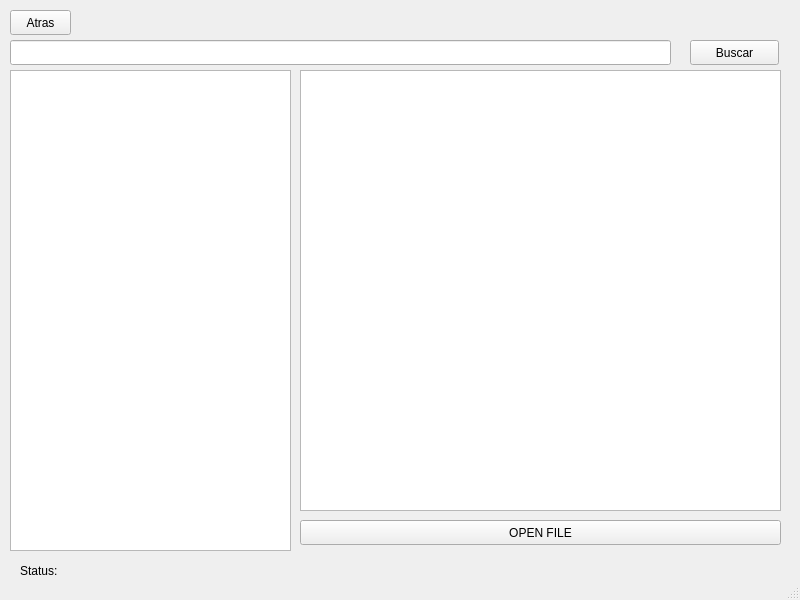
<?xml version="1.0" encoding="UTF-8"?>
<ui version="4.0">
 <class>ceSEARCH</class>
 <widget class="QMainWindow" name="ceSEARCH">
  <property name="geometry">
   <rect>
    <x>0</x>
    <y>0</y>
    <width>800</width>
    <height>600</height>
   </rect>
  </property>
  <property name="windowTitle">
   <string>ceSEARCH</string>
  </property>
  <widget class="QWidget" name="centralwidget">
   <widget class="QLineEdit" name="searchBar">
    <property name="geometry">
     <rect>
      <x>10</x>
      <y>40</y>
      <width>661</width>
      <height>25</height>
     </rect>
    </property>
   </widget>
   <widget class="QPushButton" name="backBtn">
    <property name="geometry">
     <rect>
      <x>10</x>
      <y>10</y>
      <width>61</width>
      <height>25</height>
     </rect>
    </property>
    <property name="text">
     <string>Atras</string>
    </property>
   </widget>
   <widget class="QPushButton" name="searchBtn">
    <property name="geometry">
     <rect>
      <x>690</x>
      <y>40</y>
      <width>89</width>
      <height>25</height>
     </rect>
    </property>
    <property name="text">
     <string>Buscar</string>
    </property>
   </widget>
   <widget class="QLabel" name="resultLabel">
    <property name="geometry">
     <rect>
      <x>70</x>
      <y>560</y>
      <width>711</width>
      <height>20</height>
     </rect>
    </property>
    <property name="text">
     <string/>
    </property>
    <property name="textInteractionFlags">
     <set>Qt::LinksAccessibleByMouse|Qt::TextEditable</set>
    </property>
   </widget>
   <widget class="QLabel" name="label">
    <property name="geometry">
     <rect>
      <x>20</x>
      <y>560</y>
      <width>51</width>
      <height>21</height>
     </rect>
    </property>
    <property name="text">
     <string>Status:</string>
    </property>
   </widget>
   <widget class="QListWidget" name="listWidget">
    <property name="geometry">
     <rect>
      <x>10</x>
      <y>70</y>
      <width>281</width>
      <height>481</height>
     </rect>
    </property>
   </widget>
   <widget class="QTextEdit" name="textEdit">
    <property name="geometry">
     <rect>
      <x>300</x>
      <y>70</y>
      <width>481</width>
      <height>441</height>
     </rect>
    </property>
    <property name="readOnly">
     <bool>true</bool>
    </property>
   </widget>
   <widget class="QPushButton" name="pushButton">
    <property name="geometry">
     <rect>
      <x>300</x>
      <y>520</y>
      <width>481</width>
      <height>25</height>
     </rect>
    </property>
    <property name="text">
     <string>OPEN FILE</string>
    </property>
   </widget>
  </widget>
  <widget class="QStatusBar" name="statusbar"/>
 </widget>
 <resources/>
 <connections/>
</ui>
